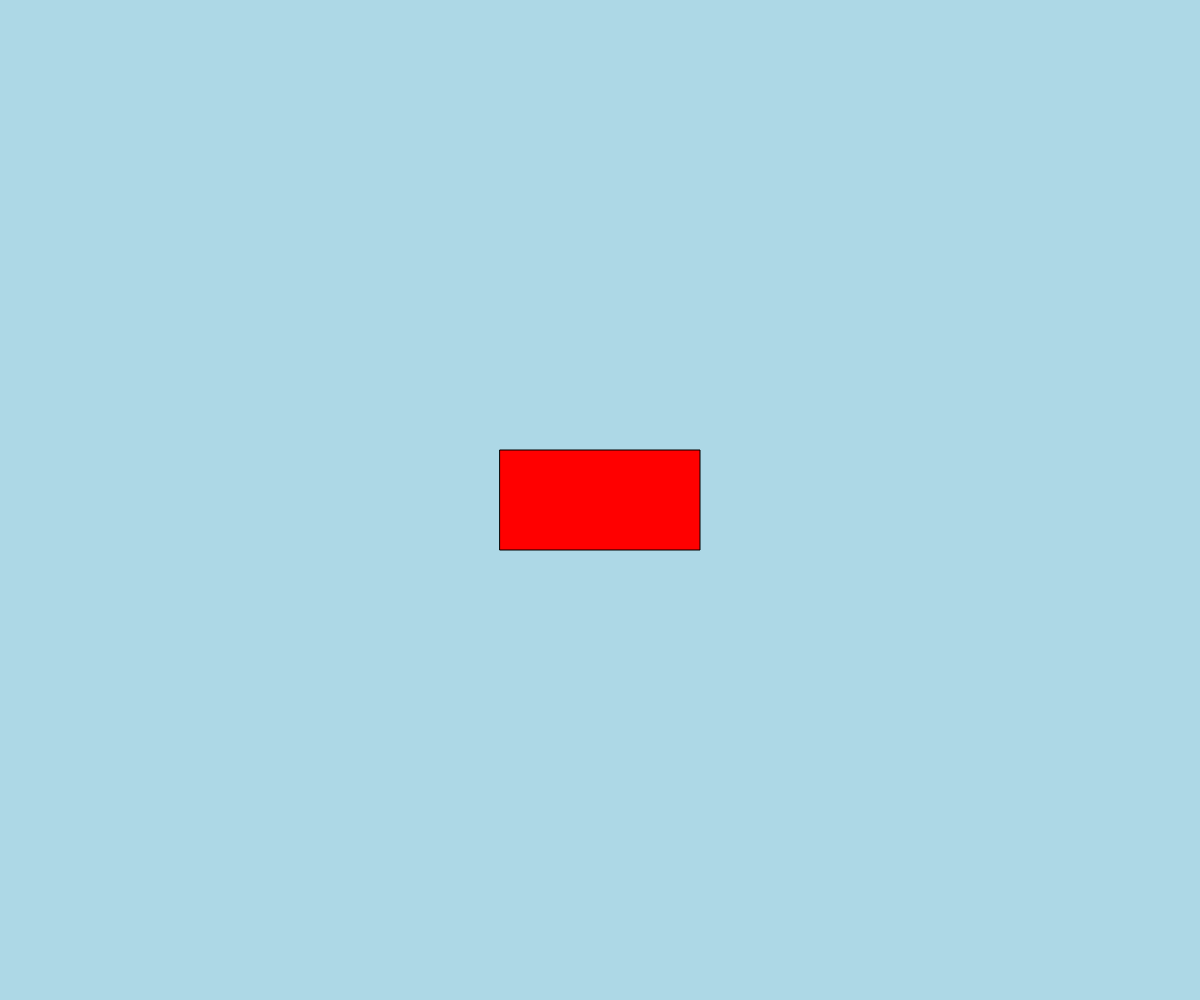
Frame 1 (no input)
Frame 60 (no input): identical to frame 1, image omitted
Frame 120 (the mouse pressed at the canvas centre since frame 60): identical to frame 1, image omitted

The p5.js sketch that drew this single still picture (run headless with seeded random() and noise() and a simulated clock; from frame 60 on, the mouse is pressed at the canvas centre):

// p5.js sketch
// ── sketch.js
function setup() {
	createCanvas(windowWidth, windowHeight)
	background('lightblue')
	let centerX = width/2
	let centerY = height/2
	fill('red')
	rectMode(CENTER)
	rect(centerX, centerY, 200, 100)
}
function draw() {
	
}
